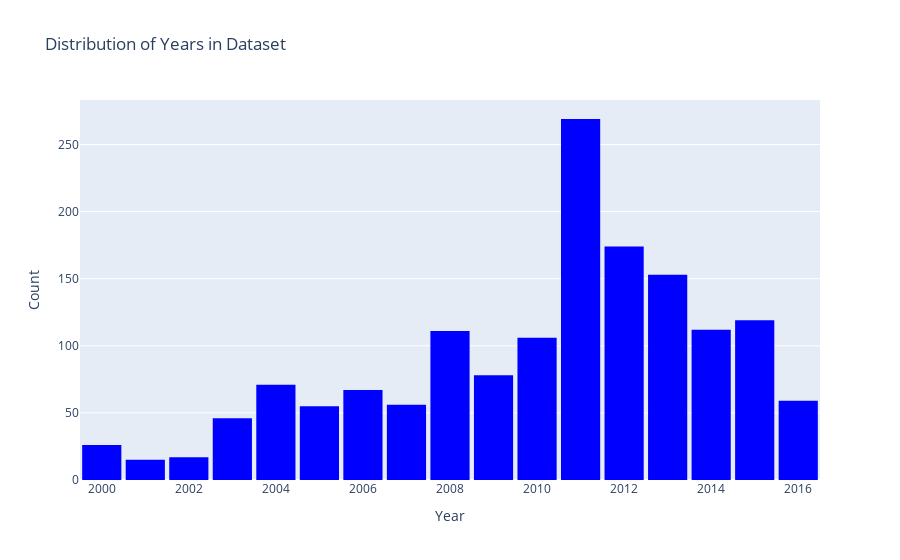

The notebook cell saved with this chart:
### Markdown cell above
## univariate analysis

### Code cell
# Ensure the YEAR column is in the dataset and of numeric type
data['YEAR'] = pd.to_numeric(data['YEAR'], errors='coerce')

# Create the distribution plot for the YEAR column
fig = px.histogram(data, x='YEAR', nbins=len(data['YEAR'].unique()), 
                   title='Distribution of Years in Dataset', 
                   labels={'YEAR': 'Year'}, 
                   color_discrete_sequence=['blue'])

# Update layout for better appearance
fig.update_layout(
    xaxis_title="Year",
    yaxis_title="Count",
    bargap=0.1
)

# Show the figure
fig.show()

### Figure 1 — Plotly figure (JSON) as saved in the notebook; plotly's stock layout.template omitted (floating-point values rounded to 4 significant figures; data arrays with more than 128 entries replaced by an {"elided": "..."} marker saying what was removed)
{"data": [{"alignmentgroup": "True", "bingroup": "x", "hovertemplate": "Year=%{x}<br>count=%{y}<extra></extra>", "legendgroup": "", "marker": {"color": "blue", "pattern": {"shape": ""}}, "name": "", "nbinsx": 17, "offsetgroup": "", "orientation": "v", "showlegend": false, "type": "histogram", "x": {"elided": "1534 int values"}, "xaxis": "x", "yaxis": "y"}], "layout": {"bargap": 0.1, "barmode": "relative", "legend": {"tracegroupgap": 0}, "title": {"text": "Distribution of Years in Dataset"}, "xaxis": {"anchor": "y", "domain": [0, 1], "title": {"text": "Year"}}, "yaxis": {"anchor": "x", "domain": [0, 1], "title": {"text": "Count"}}}}
